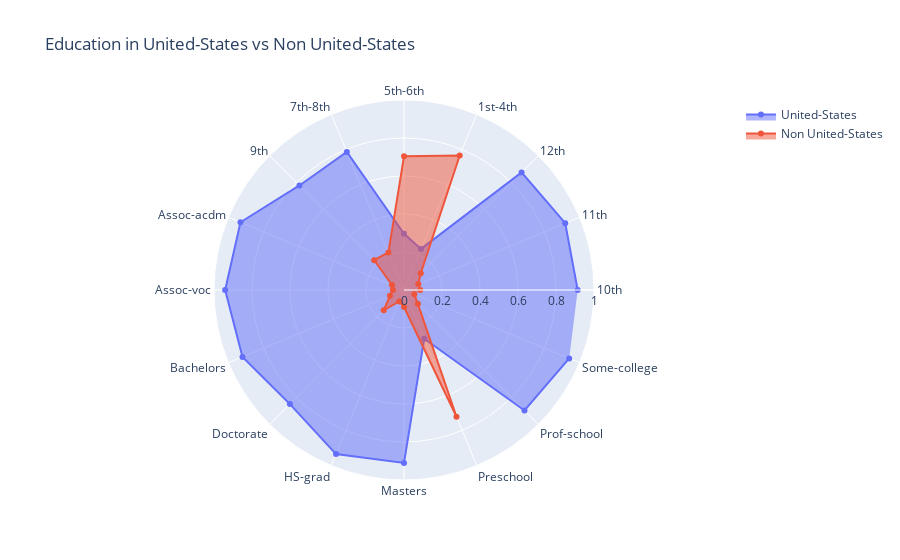
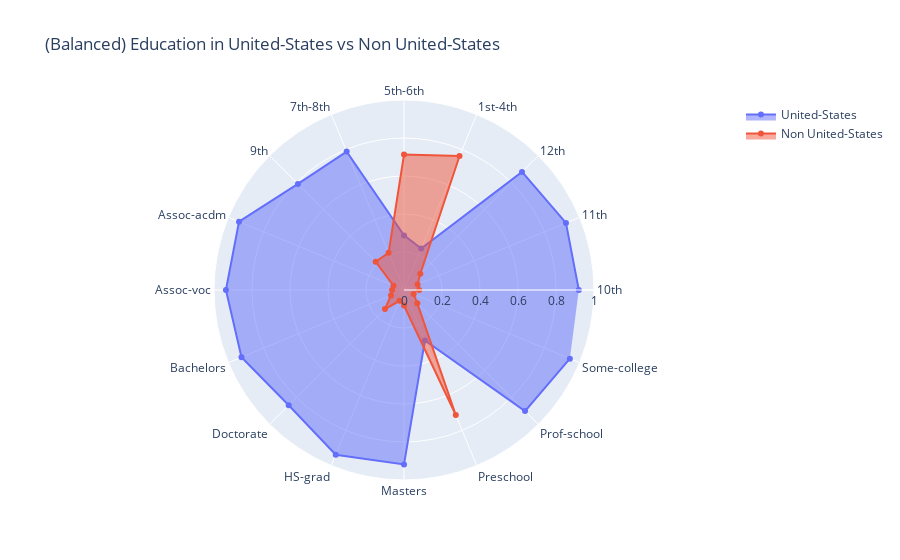

Notebook cell for these charts, in order:
### Code cell
# Imbalanced
spider_graph = go.Figure()
spider_graph.add_trace(go.Scatterpolar(
                    r = education_categories['United-States'],
                    theta = ['10th', '11th','12th', '1st-4th','5th-6th','7th-8th', '9th','Assoc-acdm','Assoc-voc', 'Bachelors', 'Doctorate', 'HS-grad',
                             'Masters', 'Preschool' , 'Prof-school', 'Some-college'],
                    fill = 'toself',
                    name = 'United-States'
))

spider_graph.add_trace(go.Scatterpolar(
                    r = education_categories['Non United-States'],
                    theta = ['10th', '11th','12th', '1st-4th','5th-6th','7th-8th', '9th','Assoc-acdm','Assoc-voc', 'Bachelors', 'Doctorate', 'HS-grad',
                             'Masters', 'Preschool' , 'Prof-school', 'Some-college'],
                    fill = 'toself',
                    name = 'Non United-States'
))


spider_graph.update_layout(
            polar=dict(
            radialaxis=dict(
                visible = True,
                range = [0, 1]
            ),
            ),
    title_text = 'Education in United-States vs Non United-States',
    showlegend = True
)

# Balanced
bspider_graph = go.Figure()
bspider_graph.add_trace(go.Scatterpolar(
                    r = beducation_categories['United-States'],
                    theta = ['10th', '11th','12th', '1st-4th','5th-6th','7th-8th', '9th','Assoc-acdm','Assoc-voc', 'Bachelors', 'Doctorate', 'HS-grad',
                             'Masters', 'Preschool' , 'Prof-school', 'Some-college'],
                    fill = 'toself',
                    name = 'United-States'
))

bspider_graph.add_trace(go.Scatterpolar(
                    r = beducation_categories['Non United-States'],
                    theta = ['10th', '11th','12th', '1st-4th','5th-6th','7th-8th', '9th','Assoc-acdm','Assoc-voc', 'Bachelors', 'Doctorate', 'HS-grad',
                             'Masters', 'Preschool' , 'Prof-school', 'Some-college'],
                    fill = 'toself',
                    name = 'Non United-States'
))


bspider_graph.update_layout(
            polar=dict(
            radialaxis=dict(
                visible = True,
                range = [0, 1]
            ),
            ),
    title_text = '(Balanced) Education in United-States vs Non United-States',
    showlegend = True
)

spider_graph.show()
bspider_graph.show()

### Figure 1 — Plotly figure (JSON) as saved in the notebook; plotly's stock layout.template omitted (floating-point values rounded to 4 significant figures)
{"data": [{"fill": "toself", "name": "United-States", "r": [0.9141, 0.9185, 0.8752, 0.2342, 0.2962, 0.7861, 0.7781, 0.9317, 0.9413, 0.9201, 0.8493, 0.9349, 0.9105, 0.2778, 0.8968, 0.941], "theta": ["10th", "11th", "12th", "1st-4th", "5th-6th", "7th-8th", "9th", "Assoc-acdm", "Assoc-voc", "Bachelors", "Doctorate", "HS-grad", "Masters", "Preschool", "Prof-school", "Some-college"], "type": "scatterpolar"}, {"fill": "toself", "name": "Non United-States", "r": [0.08585, 0.08153, 0.1248, 0.7658, 0.7038, 0.2139, 0.2219, 0.06835, 0.0587, 0.07992, 0.1507, 0.06507, 0.0895, 0.7222, 0.1032, 0.059], "theta": ["10th", "11th", "12th", "1st-4th", "5th-6th", "7th-8th", "9th", "Assoc-acdm", "Assoc-voc", "Bachelors", "Doctorate", "HS-grad", "Masters", "Preschool", "Prof-school", "Some-college"], "type": "scatterpolar"}], "layout": {"polar": {"radialaxis": {"range": [0, 1], "visible": true}}, "showlegend": true, "title": {"text": "Education in United-States vs Non United-States"}}}

### Figure 2 — Plotly figure (JSON) as saved in the notebook; plotly's stock layout.template omitted (floating-point values rounded to 4 significant figures)
{"data": [{"fill": "toself", "name": "United-States", "r": [0.9201, 0.9227, 0.8786, 0.2365, 0.2875, 0.7885, 0.7893, 0.9399, 0.9372, 0.9258, 0.8583, 0.9382, 0.9181, 0.2877, 0.9009, 0.9448], "theta": ["10th", "11th", "12th", "1st-4th", "5th-6th", "7th-8th", "9th", "Assoc-acdm", "Assoc-voc", "Bachelors", "Doctorate", "HS-grad", "Masters", "Preschool", "Prof-school", "Some-college"], "type": "scatterpolar"}, {"fill": "toself", "name": "Non United-States", "r": [0.07991, 0.07735, 0.1214, 0.7635, 0.7125, 0.2115, 0.2107, 0.06013, 0.06279, 0.07417, 0.1417, 0.0618, 0.08192, 0.7123, 0.09911, 0.05519], "theta": ["10th", "11th", "12th", "1st-4th", "5th-6th", "7th-8th", "9th", "Assoc-acdm", "Assoc-voc", "Bachelors", "Doctorate", "HS-grad", "Masters", "Preschool", "Prof-school", "Some-college"], "type": "scatterpolar"}], "layout": {"polar": {"radialaxis": {"range": [0, 1], "visible": true}}, "showlegend": true, "title": {"text": "(Balanced) Education in United-States vs Non United-States"}}}
